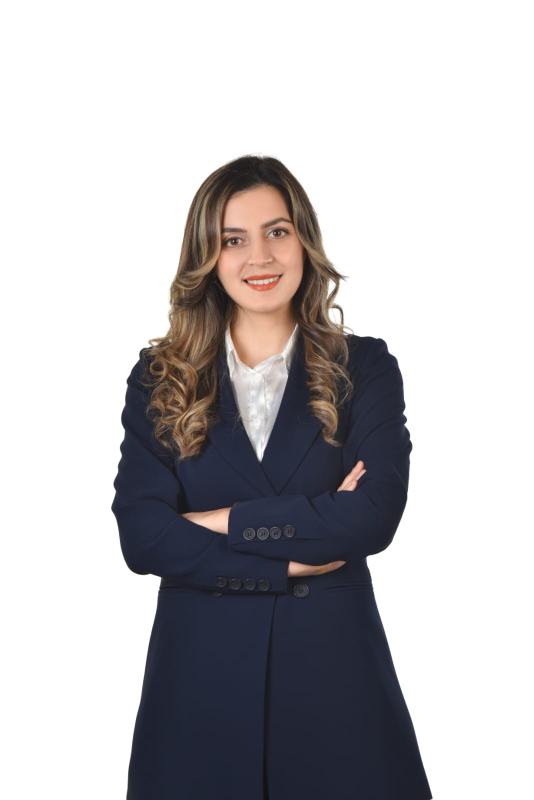
#> input picture assets/img/kadro/eda-akturk.jpg, 1067 x 1600 px (shown at 1/2 size)
$ python crop-kadro-thumbs.py
#> lines starting #> are read from the running program, lines starting #| are printed output that depends on the picture
"""Kadro küçük daire fotoğraflarını Eda kartı gibi kare yüz-omuz kırp."""
from pathlib import Path
from PIL import Image

ROOT = Path(__file__).resolve().parents[1] / "assets" / "img" / "kadro"
OUT = ROOT / "thumbs"
SIZE = 600

# cx, cy: kırpma karesinin merkezi (0-1). scale: kare kenarı / min(w,h)
# Hedef: Eda kartındaki daire gibi yüz + omuz.
CROPS = {
    "eda-akturk.jpg": (0.50, 0.34, 0.90),
    "dogan-akturk.jpg": (0.50, 0.26, 0.84),
    "merve-matematik.jpg": (0.50, 0.40, 0.90),
    "gonul-cavusoglu-studio.jpg": (0.50, 0.36, 0.88),
    "tayyibe-ogrenenefe-2.jpg": (0.48, 0.38, 0.50),
    "merve-yetkin-studio.jpg": (0.50, 0.36, 0.88),
    "sultan-kurt-studio.jpg": (0.50, 0.36, 0.88),
    "ali-aktas-studio.jpg": (0.50, 0.36, 0.88),
    "demet.jpg": (0.70, 0.50, 0.55),
    "nadide-akturk.jpg": (0.78, 0.42, 0.48),
    "mustafa-kozan-studio.jpg": (0.50, 0.36, 0.88),
    "mustafa-ozturk.jpg": (0.42, 0.36, 0.70),
    "yasin-kandemir.jpg": (0.50, 0.36, 0.88),
    "yilmaz-isik.jpg": (0.50, 0.32, 0.64),
}


def crop_square(im, cx, cy, scale):
    w, h = im.size
    side = int(min(w, h) * scale)
    side = max(80, min(side, min(w, h)))
    left = int(cx * w - side / 2)
    top = int(cy * h - side / 2)
    left = max(0, min(left, w - side))
    top = max(0, min(top, h - side))
    return im.crop((left, top, left + side, top + side))


def main():
    OUT.mkdir(exist_ok=True)
    for name, (cx, cy, scale) in CROPS.items():
        src = ROOT / name
        if not src.exists():
            print("missing", name)
            continue
        im = Image.open(src).convert("RGB")
#> im is the input picture: PIL image 1067x1600 RGB; mean R, G, B 189.5, 187.5, 189.7
        sq = crop_square(im, cx, cy, scale).resize((SIZE, SIZE), Image.Resampling.LANCZOS)
#> in crop_square, `return im.crop((left, top, left + side, top + side))`:
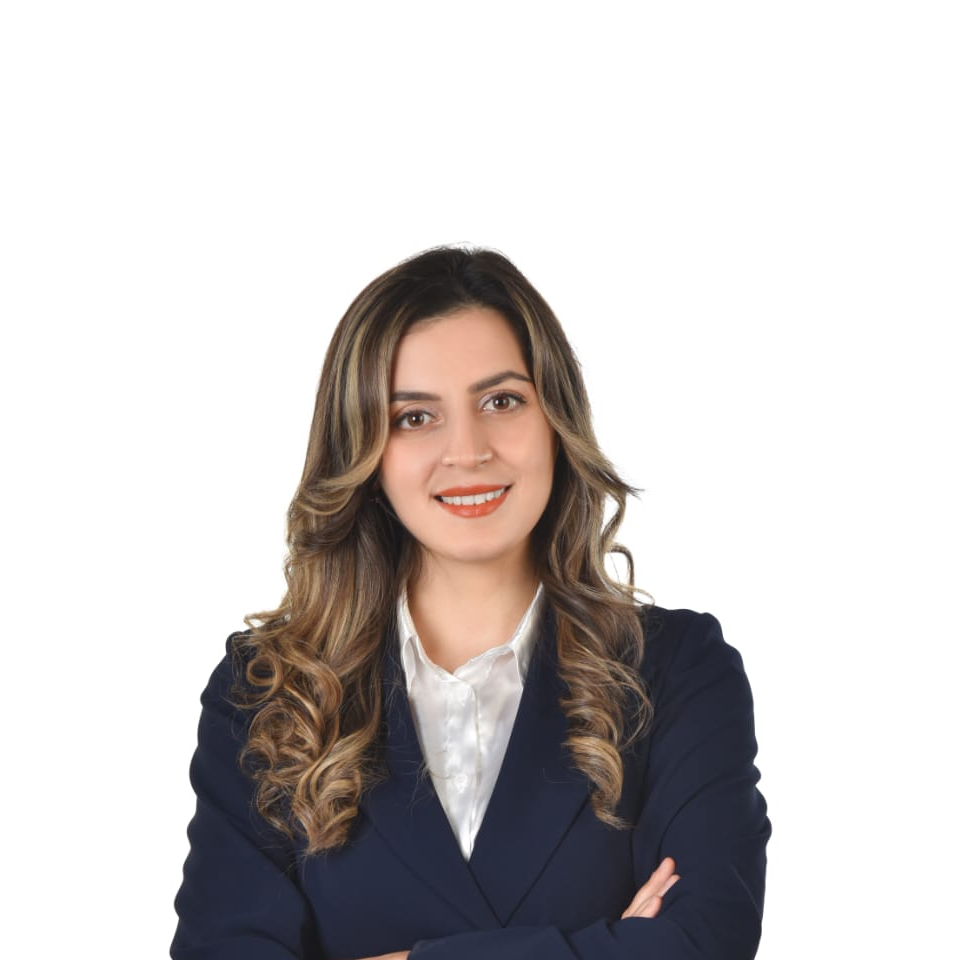
#> returned value: PIL image 960x960 RGB; mean R, G, B 204.2, 199.6, 198.9
        stem = src.stem.replace("-studio", "")
        out = OUT / (stem + ".jpg")
        sq.save(out, "JPEG", quality=84, optimize=True, progressive=True)
        print(out.name, sq.size)
#| eda-akturk.jpg (600, 600)
#> pass 2 of the loop in main, `for name, (cx, cy, scale) in CROPS.items():`:
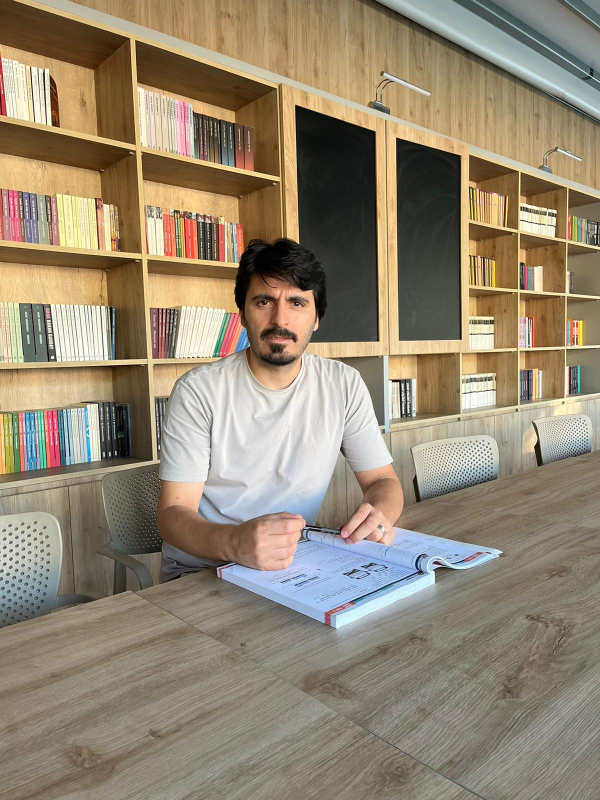
#> input picture assets/img/kadro/dogan-akturk.jpg, 1200 x 1600 px (shown at 1/2 size)
#> in main, im is the input picture: PIL image 1200x1600 RGB; mean R, G, B 147.5, 134.8, 114.5
#> in crop_square (call 2), `return im.crop((left, top, left + side, top + side))`:
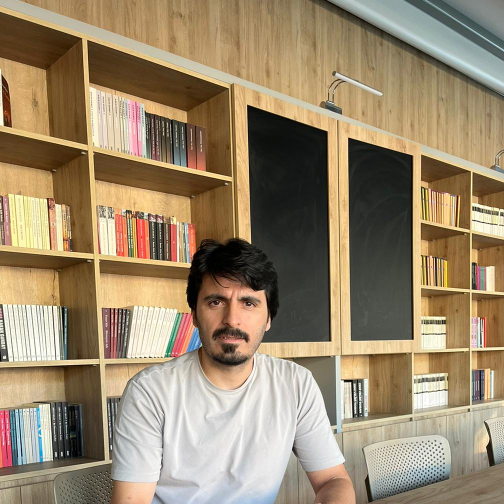
#> returned value: PIL image 1008x1008 RGB (shown at 1/2 size); mean R, G, B 153.7, 135.9, 109.2
#> in main, `sq = crop_square(im, cx, cy, scale).resize((SIZE, SIZE), Image.Resampl..`:
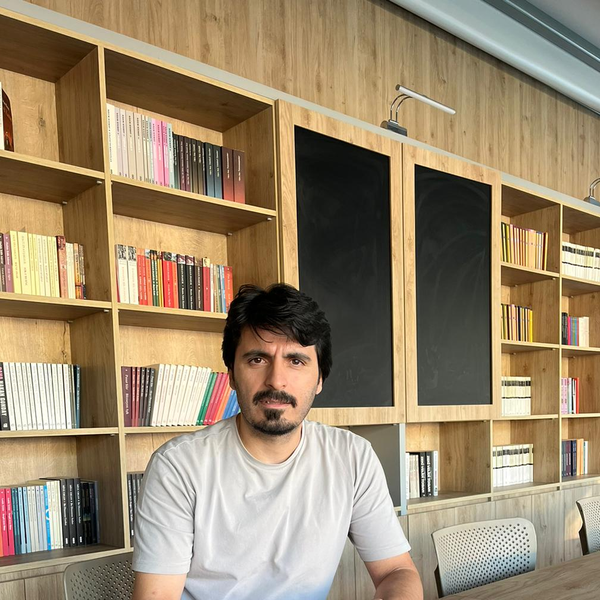
#> sq: PIL image 600x600 RGB; mean R, G, B 153.6, 135.9, 109.2
#| dogan-akturk.jpg (600, 600)
#> pass 3 of the loop in main, `for name, (cx, cy, scale) in CROPS.items():`:
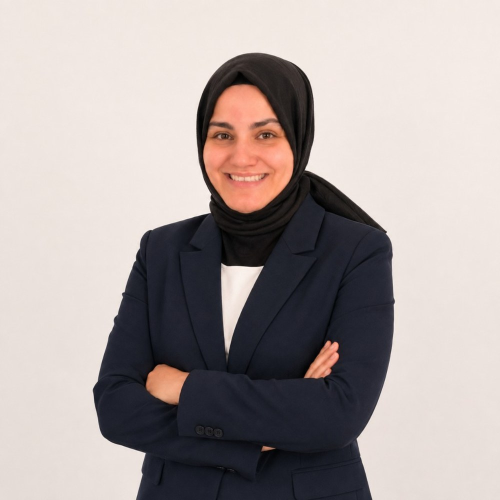
#> input picture assets/img/kadro/merve-matematik.jpg, 1000 x 1000 px (shown at 1/2 size)
#> in main, im is the input picture: PIL image 1000x1000 RGB; mean R, G, B 171.5, 162.5, 160.7
#> in crop_square (call 3), `return im.crop((left, top, left + side, top + side))`:
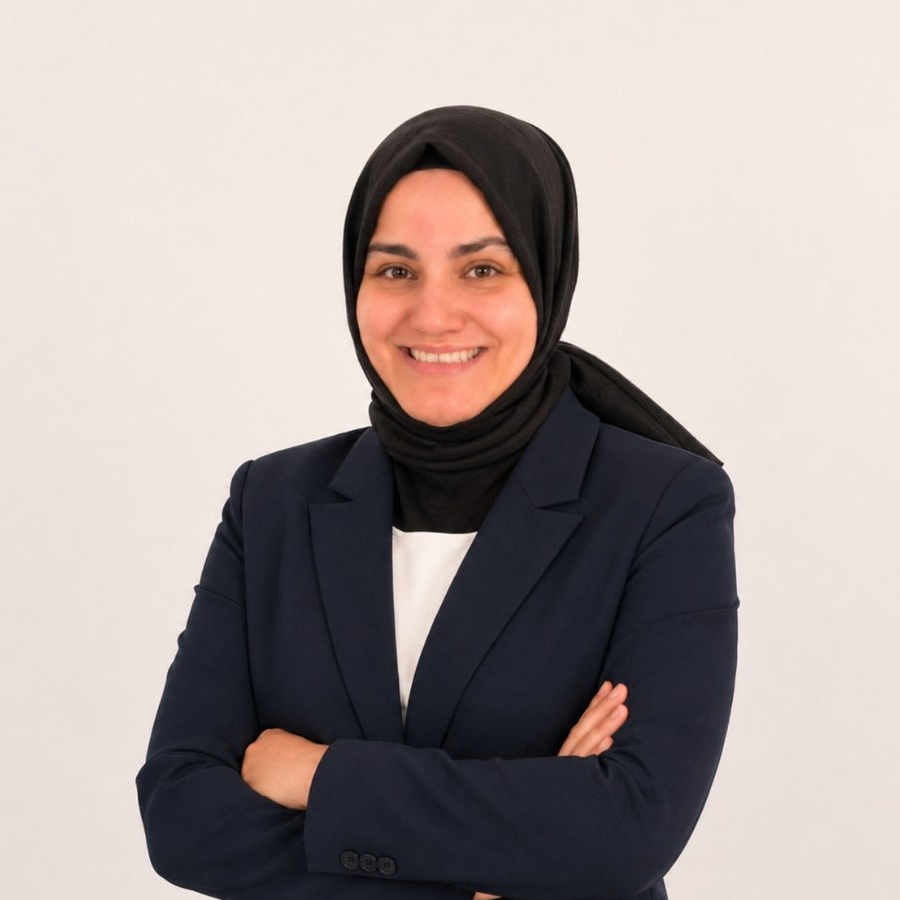
#> returned value: PIL image 900x900 RGB; mean R, G, B 168.1, 158.5, 156.6
#| merve-matematik.jpg (600, 600)
#> the loop made 14 passes; the first 3 are shown


if __name__ == "__main__":
    main()
